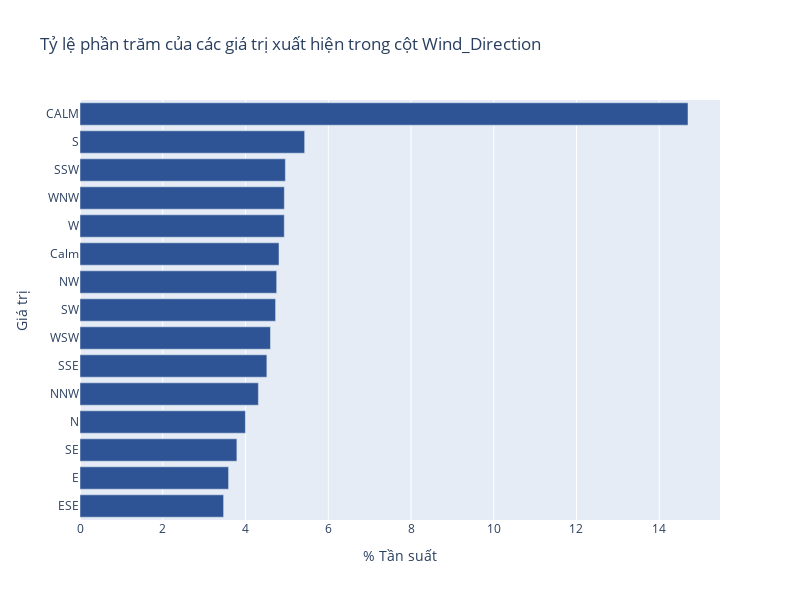
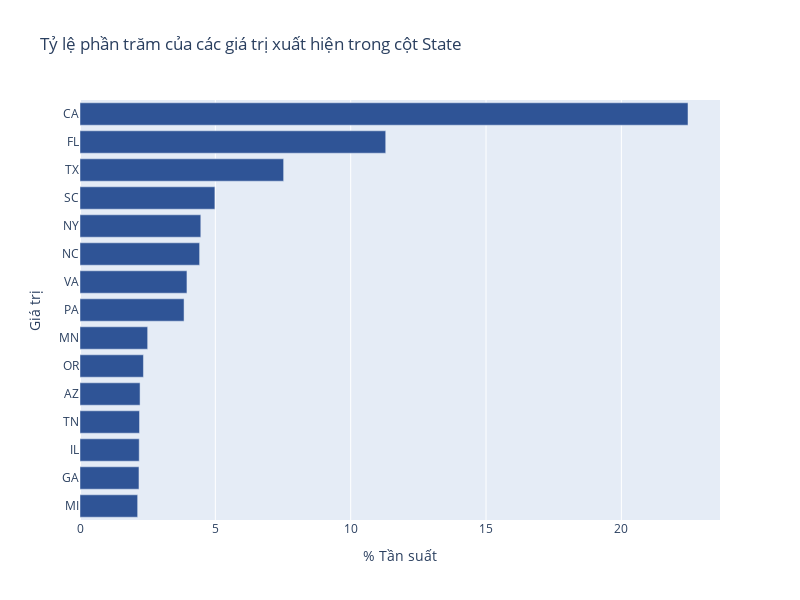
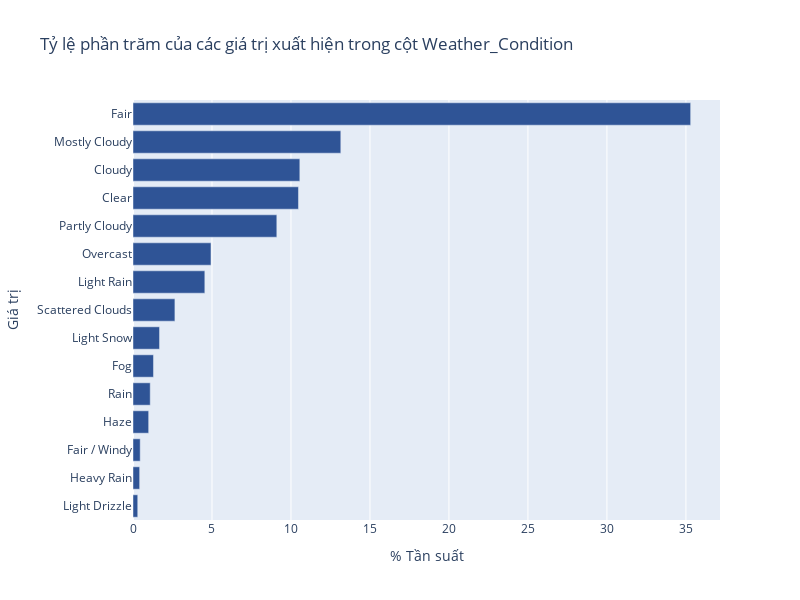
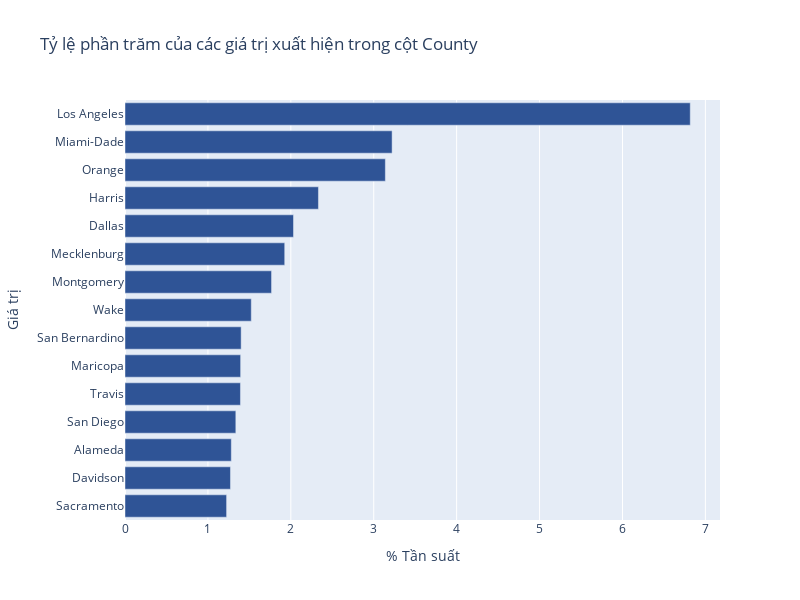

Notebook cell for these charts, in order:
### Code cell
# Hàm vẽ biểu đồ cột ngang với dữ liệu được chuẩn hóa thành tỷ lệ phần trăm và sắp xếp giảm dần
def plot_horizontal_bar_chart(df, column, xlabel, ylabel, title):
    fig = go.Figure()
    sorted_data = df[column].value_counts(normalize=True).nlargest(15).sort_values(ascending=False)
    # print(sorted_data)
    fig.add_trace(go.Bar(
        y=sorted_data.index,
        x=sorted_data.values * 100,
        orientation='h',
        marker=dict(color='#2f5496'),
    ))

    fig.update_layout(
        title=title,
        xaxis_title=xlabel,
        yaxis_title=ylabel,
        yaxis=dict(autorange="reversed"),
        height=600,
        width=800,
    )

    fig.show()

# Hoặc có thể duyệt qua tất cả các cột trong bar_chart để vẽ biểu đồ cho mỗi cột
for column in bar_chart:
    plot_horizontal_bar_chart(df, column, '% Tần suất', 'Giá trị', f'Tỷ lệ phần trăm của các giá trị xuất hiện trong cột {column}')

### Figure 1 — Plotly figure (JSON) as saved in the notebook; plotly's stock layout.template omitted (floating-point values rounded to 4 significant figures)
{"data": [{"marker": {"color": "#2f5496"}, "orientation": "h", "type": "bar", "x": [14.7, 5.43, 4.964, 4.939, 4.937, 4.81, 4.754, 4.727, 4.604, 4.517, 4.311, 3.998, 3.792, 3.591, 3.471], "y": ["CALM", "S", "SSW", "WNW", "W", "Calm", "NW", "SW", "WSW", "SSE", "NNW", "N", "SE", "E", "ESE"]}], "layout": {"height": 600, "title": {"text": "Tỷ lệ phần trăm của các giá trị xuất hiện trong cột Wind_Direction"}, "width": 800, "xaxis": {"title": {"text": "% Tần suất"}}, "yaxis": {"autorange": "reversed", "title": {"text": "Giá trị"}}}}

### Figure 2 — Plotly figure (JSON) as saved in the notebook; plotly's stock layout.template omitted (floating-point values rounded to 4 significant figures)
{"data": [{"marker": {"color": "#2f5496"}, "orientation": "h", "type": "bar", "x": [22.46, 11.29, 7.523, 4.983, 4.463, 4.419, 3.951, 3.844, 2.499, 2.344, 2.219, 2.199, 2.188, 2.179, 2.13], "y": ["CA", "FL", "TX", "SC", "NY", "NC", "VA", "PA", "MN", "OR", "AZ", "TN", "IL", "GA", "MI"]}], "layout": {"height": 600, "title": {"text": "Tỷ lệ phần trăm của các giá trị xuất hiện trong cột State"}, "width": 800, "xaxis": {"title": {"text": "% Tần suất"}}, "yaxis": {"autorange": "reversed", "title": {"text": "Giá trị"}}}}

### Figure 3 — Plotly figure (JSON) as saved in the notebook; plotly's stock layout.template omitted (floating-point values rounded to 4 significant figures)
{"data": [{"marker": {"color": "#2f5496"}, "orientation": "h", "type": "bar", "x": [35.3, 13.15, 10.56, 10.47, 9.104, 4.937, 4.547, 2.653, 1.68, 1.296, 1.091, 0.9922, 0.456, 0.4214, 0.3003], "y": ["Fair", "Mostly Cloudy", "Cloudy", "Clear", "Partly Cloudy", "Overcast", "Light Rain", "Scattered Clouds", "Light Snow", "Fog", "Rain", "Haze", "Fair / Windy", "Heavy Rain", "Light Drizzle"]}], "layout": {"height": 600, "title": {"text": "Tỷ lệ phần trăm của các giá trị xuất hiện trong cột Weather_Condition"}, "width": 800, "xaxis": {"title": {"text": "% Tần suất"}}, "yaxis": {"autorange": "reversed", "title": {"text": "Giá trị"}}}}

### Figure 4 — Plotly figure (JSON) as saved in the notebook; plotly's stock layout.template omitted (floating-point values rounded to 4 significant figures)
{"data": [{"marker": {"color": "#2f5496"}, "orientation": "h", "type": "bar", "x": [6.817, 3.222, 3.14, 2.333, 2.032, 1.926, 1.768, 1.523, 1.401, 1.395, 1.393, 1.337, 1.282, 1.272, 1.225], "y": ["Los Angeles", "Miami-Dade", "Orange", "Harris", "Dallas", "Mecklenburg", "Montgomery", "Wake", "San Bernardino", "Maricopa", "Travis", "San Diego", "Alameda", "Davidson", "Sacramento"]}], "layout": {"height": 600, "title": {"text": "Tỷ lệ phần trăm của các giá trị xuất hiện trong cột County"}, "width": 800, "xaxis": {"title": {"text": "% Tần suất"}}, "yaxis": {"autorange": "reversed", "title": {"text": "Giá trị"}}}}
